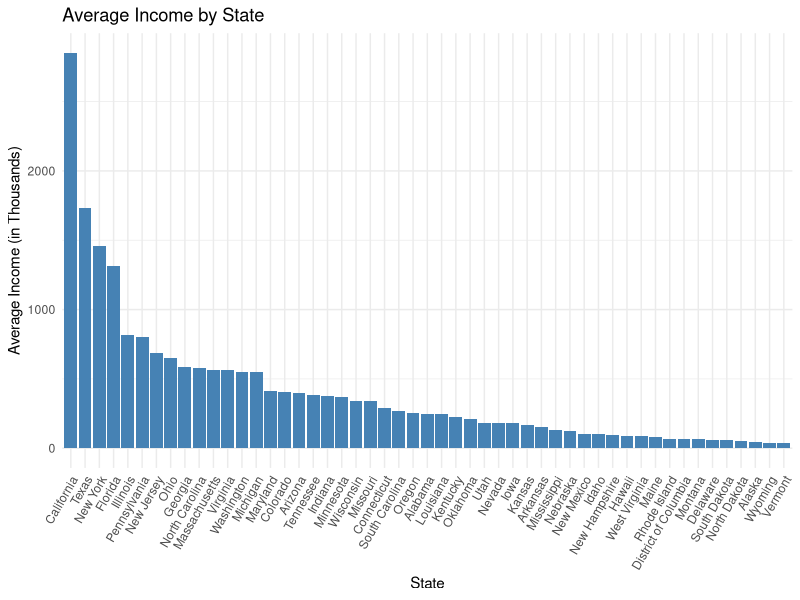
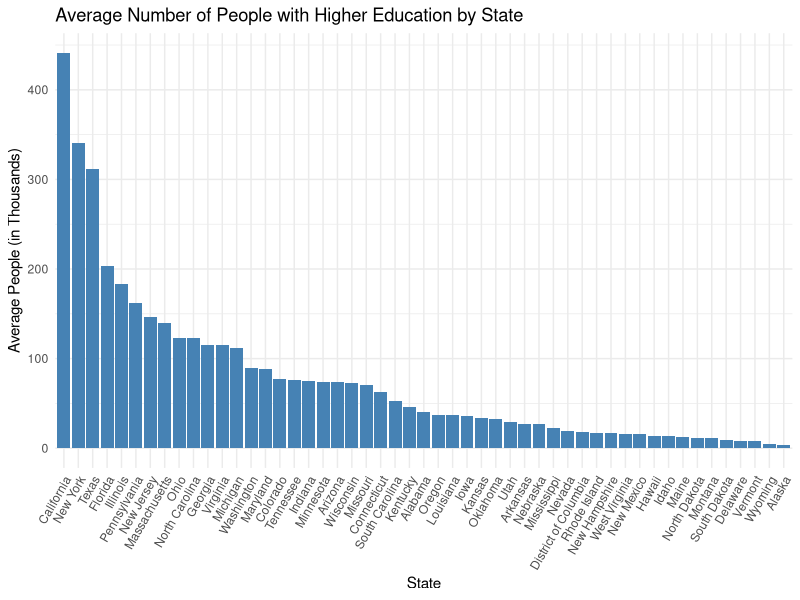
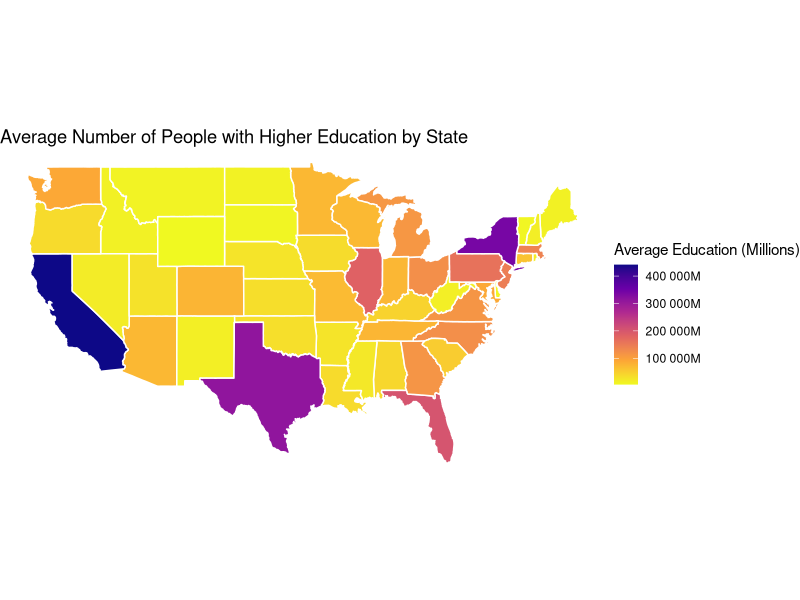
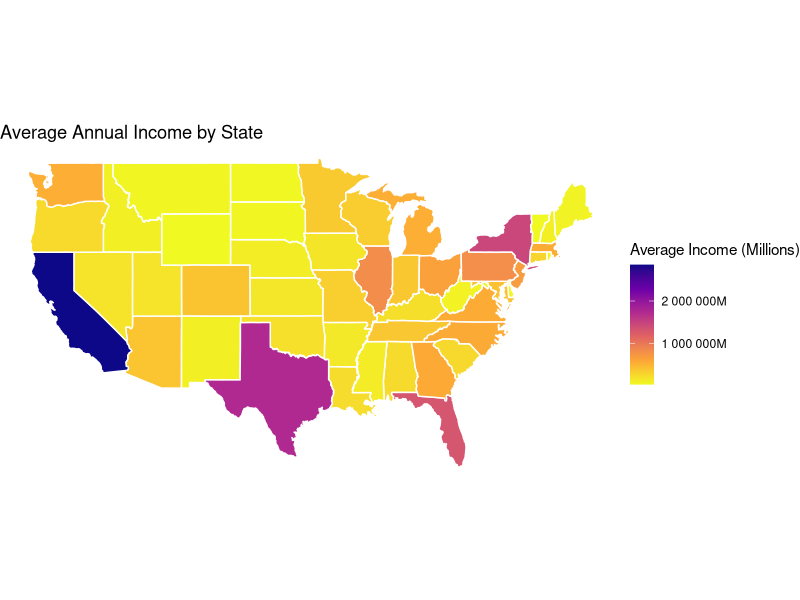
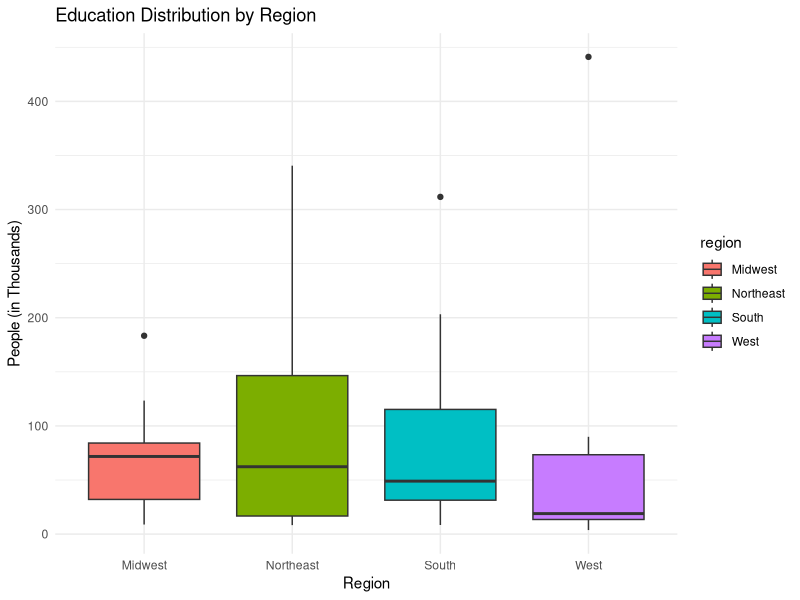
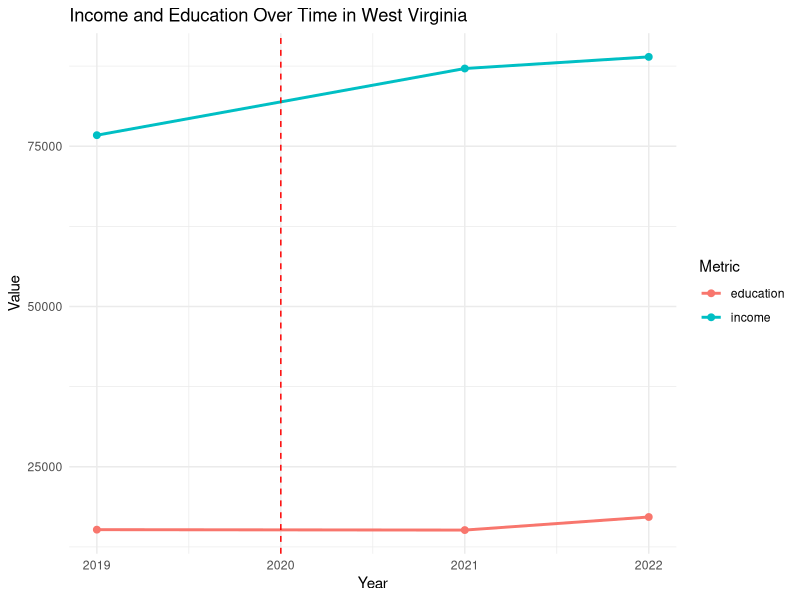

Generate these figures, in order, with R:


#Install packages

install.packages("tidyverse")
library(tidyverse)
library(readr)
library(dplyr)
library(purrr)
library(tidyr)
library(ggplot2)
install.packages("maps")
library(maps)


##INIT##


##Load data

education2019 <- read_csv("education2019.csv")
education2021 <- read_csv("educayion2021.csv")
education2022 <- read_csv("education2022.csv")
income2019 <- read_csv("income2019.csv")
income2021 <- read_csv("income2021.csv")
income2022 <- read_csv("income2022.csv")




###Data cleaning####

##Education data

#Selection of columns with total estimate for each year

col_numbers<- c(2,seq(3,604, by=12))
education2019_clean<-education2019[,col_numbers]

col_numbers<- c(2,seq(3,604, by=12))
education2021_clean<-education2021[,col_numbers]

col_numbers<- c(2,seq(3,604, by=12))
education2022_clean<-education2022[,col_numbers]

# Add column year

education2019_clean <- education2019_clean %>%
  mutate(year = 2019)

education2021_clean <- education2021_clean %>%
  mutate(year = 2021)

education2022_clean <- education2022_clean %>%
  mutate(year = 2022)


#Selection of Population 18-24 years with bachelor's degree or higher for each year

Bachelor_2019 <- education2019_clean[6, ]

Bachelor_2021 <- education2021_clean[6, ]

Bachelor_2022 <- education2022_clean[6, ]


#Merge education data

merged_education <- bind_rows(Bachelor_2019, Bachelor_2021, Bachelor_2022)

#Rename column

merged_education_clean <- merged_education %>%
  rename(Variable = `Label..Grouping.`)

#Match the structure of the education data for consistent analysis
#Change states names

merged_education_clean <- merged_education_clean %>%
  select(-Variable, -1) %>%
  pivot_longer(-year, names_to = "GeoName", values_to = "education")%>%
  mutate(GeoName = gsub("\\.\\.Total\\.\\.Estimate", "", GeoName))
  
# Remove dots in states names
  merged_education_clean <- merged_education_clean %>%
  mutate(GeoName = gsub("\\.", " ", GeoName))
  
#Check state names

unique(merged_education_clean$GeoName)

#Convert column education to numeric
merged_education_clean <- merged_education_clean %>%
  mutate(education = as.numeric(gsub(",", "", education)))



##Income data

#Add column year and rename column

income2019_clean <- income2019 %>%
  mutate(year = 2019)%>%
  rename(income = X2019)

income2021_clean <- income2021 %>%
  mutate(year = 2021)%>%
  rename(income = X2021)

income2022_clean <- income2022 %>%
  mutate(year = 2022)%>%
  rename(income = X2022)


#Merge income data

merged_income <- bind_rows(income2019_clean, income2021_clean, income2022_clean)

#Remove rows and columns not relevant to the analysis

merged_income_clean <- merged_income %>%
  filter(GeoName != "United States")%>%
  select(year, income, GeoName)%>%
  filter(!is.na(income))



###Creation of new variables###

#Calculation of average income per state

average_income <- merged_income_clean %>%
  group_by(GeoName) %>%
  summarise(avg_income = mean(income, na.rm = TRUE))%>%
  arrange(desc(avg_income))

#Plot figure

ggplot(average_income, aes(x = reorder(GeoName, -avg_income), y = avg_income/1e3)) +
  geom_bar(stat = "identity", fill = "steelblue") +
  theme_minimal() +
  labs(
    title = "Average Income by State",
    x = "State",
    y = "Average Income (in Thousands)"
  ) +
  theme(axis.text.x = element_text(angle = 60, hjust = 1))
  
#Calculation of average education per state and remove commas and convert to numeric

average_education <- merged_education_clean %>%
  mutate(education = as.numeric(gsub(",", "", education))) %>%
  group_by(GeoName) %>%
  summarise(avg_education = mean(education, na.rm = TRUE))%>%
  arrange(desc(avg_education))

#Plot figure

ggplot(average_education, aes(x = reorder(GeoName, -avg_education), y = avg_education/1e3)) +
  geom_bar(stat = "identity", fill = "steelblue") +
  theme_minimal() +
  labs(
    title = "Average Number of People with Higher Education by State",
    x = "State",
    y = "Average People (in Thousands)"
  ) +
  theme(axis.text.x = element_text(angle = 60, hjust = 1))

###Visualization###

##Visualize spatial variation

#Install packages

library(ggplot2)
library(dplyr)
library(maps)

#Education data
# Map data for U.S. states

us_states <- map_data("state")

#Change education data to match map data

education_map <- average_education %>%
  mutate(region = tolower(GeoName))

#Merge the education data to the US map data

education_map <- us_states %>%
  left_join(education_map, by = "region")

# Plot average education per state with color scale in millions

ggplot(education_map, aes(x = long, y = lat, group = group, fill = avg_education)) +
  geom_polygon(color = "white") +
  coord_fixed(1.3) +
  labs(
    title = "Average Number of People with Higher Education by State",
    fill = "Average Education (Millions)"
  ) +
  scale_fill_viridis_c(option = "plasma", direction = -1, labels = scales::label_number(suffix = "M", accuracy = 1)) +
  theme_void()


#Income data


# Map data for U.S. states

us_states <- map_data("state")

#Change education data to match map data

income_map <- average_income %>%
  mutate(region = tolower(GeoName))

#Merge the education data to the US map data

income_map <- us_states %>%
  left_join(income_map, by = "region")

# Plot average income per state with color scale in millions

ggplot(income_map, aes(x = long, y = lat, group = group, fill = avg_income)) +
  geom_polygon(color = "white") +
  coord_fixed(1.3) +
  labs(
    title = "Average Annual Income by State",
    fill = "Average Income (Millions)"
  ) +
  scale_fill_viridis_c(option = "plasma", direction = -1, labels = scales::label_number(suffix = "M", accuracy = 1)) +
  theme_void()


##Visualize Sub-population variation

# Create a data frame that maps states to regions
state_regions <- data.frame(
  GeoName = c(
    "Connecticut", "Maine", "Massachusetts", "New Hampshire", "Rhode Island", "Vermont",
    "New Jersey", "New York", "Pennsylvania",
    "Illinois", "Indiana", "Michigan", "Ohio", "Wisconsin",
    "Iowa", "Kansas", "Minnesota", "Missouri", "Nebraska", "North Dakota", "South Dakota",
    "Delaware", "Florida", "Georgia", "Maryland", "North Carolina", "South Carolina", 
    "Virginia", "Washington D.C.", "West Virginia", "Alabama", "Kentucky", "Mississippi", 
    "Tennessee", "Arkansas", "Louisiana", "Oklahoma", "Texas",
    "Arizona", "Colorado", "Idaho", "Montana", "Nevada", "New Mexico", 
    "Utah", "Wyoming", "Alaska", "California", "Hawaii", "Oregon", "Washington"
  ),
  region = c(
    rep("Northeast", 9),
    rep("Midwest", 12),
    rep("South", 17),
    rep("West", 13)
  )
)

#Merge average education and regions
education_states <- average_education %>%
  inner_join(state_regions, by = "GeoName")

#Plot
ggplot(education_states, aes(x = region, y = avg_education / 1e3, fill = region)) +
  geom_boxplot() +
  theme_minimal() +
  labs(
    title = "Education Distribution by Region",
    x = "Region",
    y = "People (in Thousands)"
  )
##Visualize Temporal Variation

# Merge education data and income data

merged_data <-merged_education_clean%>%
  left_join(merged_income_clean, by = c("GeoName", "year"))

#Select West Virginia because it is the state with the highest obesity rate

west_virginia_data <- merged_data %>%
  filter(GeoName == "West Virginia") %>%
  select(year, income, education)

# Prepare date before plotting
plot_temporal <- west_virginia_data %>%
  pivot_longer(cols = c(income, education),
               names_to = "Metric", values_to = "value")

# Plot
ggplot(plot_temporal, aes(x = year, y = value, color = Metric)) +
  geom_line(size = 1) +
  geom_point(size = 2) +
  geom_vline(xintercept = 2020, linetype = "dashed", color = "red") +
  labs(
    title = "Income and Education Over Time in West Virginia",
    x = "Year",
    y = "Value",
    color = "Metric"
  ) +
  theme_minimal()
